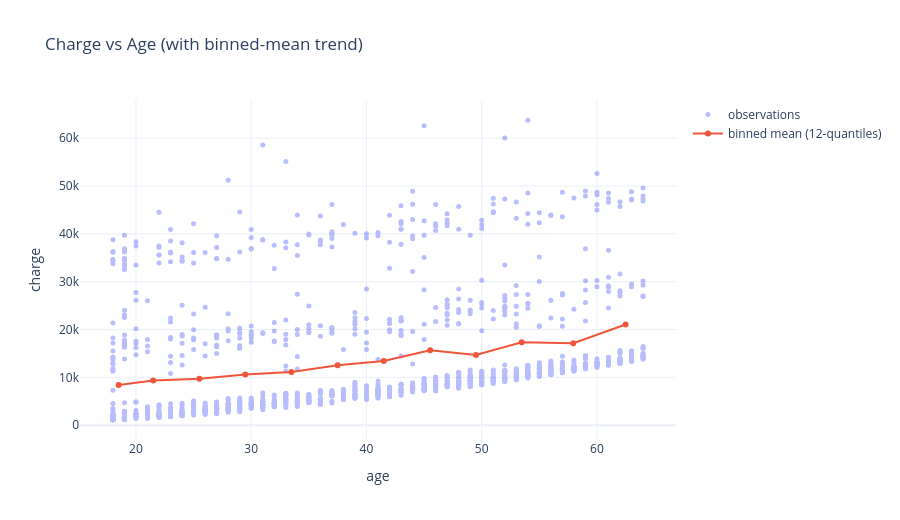
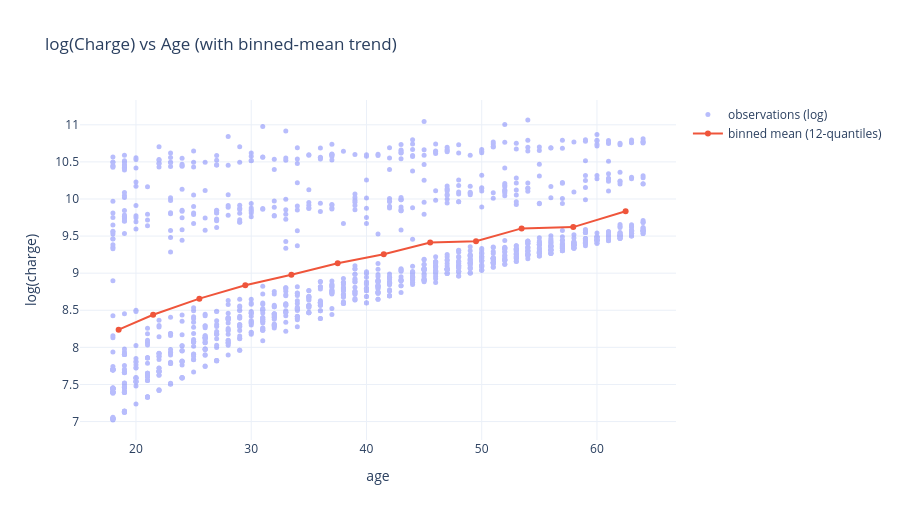

Notebook source saved alongside these figures, in order:
### Markdown cell above
Age ranges from 18 to 64 years (mean ≈ 39). Distribution is fairly uniform with a slight concentration of younger adults.  
Most individuals fall between 27–51 years, showing a balanced working-age population.  
No outliers detected; data is clean and symmetric (skew ≈ 0).  
Age is a key predictor as medical charges tend to rise steadily with age.

### Code cell
# @title
x = pd.to_numeric(df["age"], errors="coerce")
y = pd.to_numeric(df["charges"], errors="coerce")
mask = x.notna() & y.notna()
x, y = x[mask], y[mask]

def binned_means(x, y, q=12):
    tmp = pd.DataFrame({"x": x, "y": y}).dropna()
    if len(tmp) < 10:
        return pd.DataFrame(columns=["x_mid", "y_mean"])
    tmp["bin"] = pd.qcut(tmp["x"], q=q, duplicates="drop")
    g = tmp.groupby("bin").agg(x_mid=("x","mean"), y_mean=("y","mean")).reset_index(drop=True)
    return g

bm_raw = binned_means(x, y, q=12)

# 1) Scatter: charge ~ age (+ binned-mean trend)
fig1 = go.Figure()
fig1.add_trace(go.Scatter(x=x, y=y, mode="markers",
                          name="observations", opacity=0.45,
                          marker=dict(size=5)))
if not bm_raw.empty:
    fig1.add_trace(go.Scatter(x=bm_raw["x_mid"], y=bm_raw["y_mean"],
                              mode="lines+markers",
                              name="binned mean (12-quantiles)"))
fig1.update_layout(title="Charge vs Age (with binned-mean trend)",
                   xaxis_title="age", yaxis_title="charge",
                   template="plotly_white", height=520)
fig1.show()
# fig1.write_html("fig1_charge_vs_age.html")

# 2) Scatter: log(charge) ~ age (+ binned-mean trend)
pos = y > 0
x_log = x[pos]
y_log = np.log(y[pos])                # use np.log1p if you prefer log(1+charge)
bm_log = binned_means(x_log, y_log, q=12)

fig2 = go.Figure()
fig2.add_trace(go.Scatter(x=x_log, y=y_log, mode="markers",
                          name="observations (log)", opacity=0.45,
                          marker=dict(size=5)))
if not bm_log.empty:
    fig2.add_trace(go.Scatter(x=bm_log["x_mid"], y=bm_log["y_mean"],
                              mode="lines+markers",
                              name="binned mean (12-quantiles)"))
fig2.update_layout(title="log(Charge) vs Age (with binned-mean trend)",
                   xaxis_title="age", yaxis_title="log(charge)",
                   template="plotly_white", height=520)
fig2.show()

### Figure 1 — Plotly figure (JSON) as saved in the notebook; plotly's stock layout.template omitted (floating-point values rounded to 4 significant figures; data arrays with more than 128 entries replaced by an {"elided": "..."} marker saying what was removed)
{"data": [{"marker": {"size": 5}, "mode": "markers", "name": "observations", "opacity": 0.45, "type": "scatter", "x": {"elided": "1338 int values"}, "y": {"elided": "1338 float values"}}, {"mode": "lines+markers", "name": "binned mean (12-quantiles)", "type": "scatter", "x": [18.5, 21.49, 25.5, 29.49, 33.49, 37.5, 41.5, 45.53, 49.5, 53.46, 57.94, 62.48], "y": [8407.0, 9338.0, 9701.0, 10590.0, 11120.0, 12530.0, 13440.0, 15670.0, 14690.0, 17330.0, 17150.0, 21060.0]}], "layout": {"height": 520, "title": {"text": "Charge vs Age (with binned-mean trend)"}, "xaxis": {"title": {"text": "age"}}, "yaxis": {"title": {"text": "charge"}}}}

### Figure 2 — Plotly figure (JSON) as saved in the notebook; plotly's stock layout.template omitted (floating-point values rounded to 4 significant figures; data arrays with more than 128 entries replaced by an {"elided": "..."} marker saying what was removed)
{"data": [{"marker": {"size": 5}, "mode": "markers", "name": "observations (log)", "opacity": 0.45, "type": "scatter", "x": {"elided": "1338 int values"}, "y": {"elided": "1338 float values"}}, {"mode": "lines+markers", "name": "binned mean (12-quantiles)", "type": "scatter", "x": [18.5, 21.49, 25.5, 29.49, 33.49, 37.5, 41.5, 45.53, 49.5, 53.46, 57.94, 62.48], "y": [8.239, 8.439, 8.657, 8.837, 8.979, 9.133, 9.254, 9.415, 9.43, 9.604, 9.621, 9.835]}], "layout": {"height": 520, "title": {"text": "log(Charge) vs Age (with binned-mean trend)"}, "xaxis": {"title": {"text": "age"}}, "yaxis": {"title": {"text": "log(charge)"}}}}
